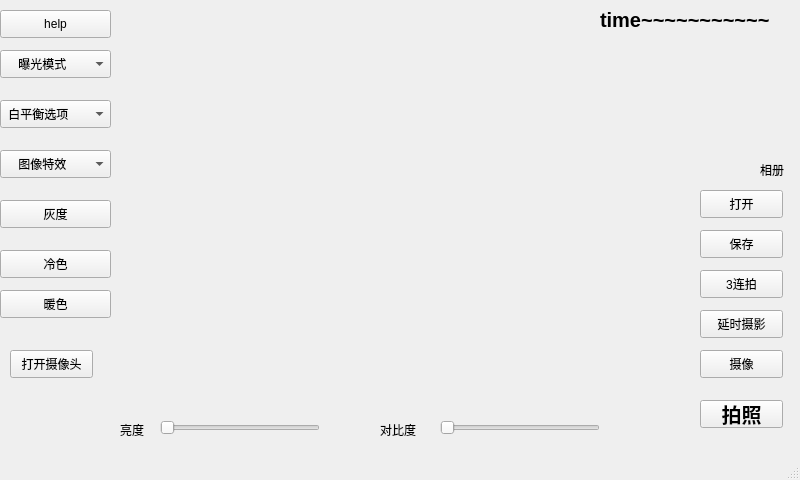
<?xml version="1.0" encoding="UTF-8"?>
<ui version="4.0">
 <class>MainWindow</class>
 <widget class="QMainWindow" name="MainWindow">
  <property name="geometry">
   <rect>
    <x>0</x>
    <y>0</y>
    <width>800</width>
    <height>480</height>
   </rect>
  </property>
  <property name="minimumSize">
   <size>
    <width>800</width>
    <height>480</height>
   </size>
  </property>
  <property name="maximumSize">
   <size>
    <width>800</width>
    <height>480</height>
   </size>
  </property>
  <property name="windowTitle">
   <string>MainWindow</string>
  </property>
  <widget class="QWidget" name="centralWidget">
   <widget class="QLabel" name="timelabel">
    <property name="geometry">
     <rect>
      <x>600</x>
      <y>10</y>
      <width>191</width>
      <height>20</height>
     </rect>
    </property>
    <property name="font">
     <font>
      <pointsize>15</pointsize>
      <weight>75</weight>
      <bold>true</bold>
     </font>
    </property>
    <property name="text">
     <string>time~~~~~~~~~~~</string>
    </property>
   </widget>
   <widget class="QLabel" name="LB1">
    <property name="geometry">
     <rect>
      <x>110</x>
      <y>0</y>
      <width>491</width>
      <height>451</height>
     </rect>
    </property>
    <property name="text">
     <string/>
    </property>
   </widget>
   <widget class="QPushButton" name="pushButton">
    <property name="geometry">
     <rect>
      <x>700</x>
      <y>400</y>
      <width>83</width>
      <height>28</height>
     </rect>
    </property>
    <property name="font">
     <font>
      <pointsize>15</pointsize>
      <weight>75</weight>
      <bold>true</bold>
     </font>
    </property>
    <property name="text">
     <string>拍照</string>
    </property>
   </widget>
   <widget class="QLabel" name="LB2">
    <property name="geometry">
     <rect>
      <x>611</x>
      <y>39</y>
      <width>181</width>
      <height>141</height>
     </rect>
    </property>
    <property name="text">
     <string/>
    </property>
   </widget>
   <widget class="QComboBox" name="CB1">
    <property name="geometry">
     <rect>
      <x>0</x>
      <y>50</y>
      <width>111</width>
      <height>28</height>
     </rect>
    </property>
    <item>
     <property name="text">
      <string>    曝光模式</string>
     </property>
    </item>
    <item>
     <property name="text">
      <string>auto</string>
     </property>
    </item>
    <item>
     <property name="text">
      <string>night</string>
     </property>
    </item>
    <item>
     <property name="text">
      <string>backlight</string>
     </property>
    </item>
    <item>
     <property name="text">
      <string>spotlight</string>
     </property>
    </item>
    <item>
     <property name="text">
      <string>sports</string>
     </property>
    </item>
    <item>
     <property name="text">
      <string>antishake</string>
     </property>
    </item>
    <item>
     <property name="text">
      <string>beach</string>
     </property>
    </item>
    <item>
     <property name="text">
      <string>snow</string>
     </property>
    </item>
    <item>
     <property name="text">
      <string>verylong</string>
     </property>
    </item>
   </widget>
   <widget class="QComboBox" name="CB2">
    <property name="geometry">
     <rect>
      <x>0</x>
      <y>100</y>
      <width>111</width>
      <height>28</height>
     </rect>
    </property>
    <item>
     <property name="text">
      <string> 白平衡选项</string>
     </property>
    </item>
    <item>
     <property name="text">
      <string>off</string>
     </property>
    </item>
    <item>
     <property name="text">
      <string>auto</string>
     </property>
    </item>
    <item>
     <property name="text">
      <string>sun</string>
     </property>
    </item>
    <item>
     <property name="text">
      <string>cloud</string>
     </property>
    </item>
    <item>
     <property name="text">
      <string>shade</string>
     </property>
    </item>
    <item>
     <property name="text">
      <string>tungsten</string>
     </property>
    </item>
    <item>
     <property name="text">
      <string>fluorescent</string>
     </property>
    </item>
    <item>
     <property name="text">
      <string>incandescent</string>
     </property>
    </item>
    <item>
     <property name="text">
      <string>flash</string>
     </property>
    </item>
    <item>
     <property name="text">
      <string>horizon</string>
     </property>
    </item>
   </widget>
   <widget class="QComboBox" name="CB3">
    <property name="geometry">
     <rect>
      <x>0</x>
      <y>150</y>
      <width>111</width>
      <height>28</height>
     </rect>
    </property>
    <item>
     <property name="text">
      <string>    图像特效</string>
     </property>
    </item>
    <item>
     <property name="text">
      <string>none</string>
     </property>
    </item>
    <item>
     <property name="text">
      <string>negative </string>
     </property>
    </item>
    <item>
     <property name="text">
      <string>solarise </string>
     </property>
    </item>
    <item>
     <property name="text">
      <string>posterize </string>
     </property>
    </item>
    <item>
     <property name="text">
      <string>whiteboard </string>
     </property>
    </item>
    <item>
     <property name="text">
      <string>blackboard</string>
     </property>
    </item>
    <item>
     <property name="text">
      <string>sketch</string>
     </property>
    </item>
    <item>
     <property name="text">
      <string>denoise</string>
     </property>
    </item>
    <item>
     <property name="text">
      <string>emboss</string>
     </property>
    </item>
    <item>
     <property name="text">
      <string>oilpaint</string>
     </property>
    </item>
    <item>
     <property name="text">
      <string>hatch</string>
     </property>
    </item>
    <item>
     <property name="text">
      <string>gpen</string>
     </property>
    </item>
    <item>
     <property name="text">
      <string>pastel</string>
     </property>
    </item>
    <item>
     <property name="text">
      <string>watercolour</string>
     </property>
    </item>
    <item>
     <property name="text">
      <string>film</string>
     </property>
    </item>
    <item>
     <property name="text">
      <string>blur</string>
     </property>
    </item>
    <item>
     <property name="text">
      <string>saturation</string>
     </property>
    </item>
   </widget>
   <widget class="QPushButton" name="PB3">
    <property name="geometry">
     <rect>
      <x>700</x>
      <y>230</y>
      <width>83</width>
      <height>28</height>
     </rect>
    </property>
    <property name="text">
     <string>保存</string>
    </property>
   </widget>
   <widget class="QPushButton" name="PB2">
    <property name="geometry">
     <rect>
      <x>700</x>
      <y>190</y>
      <width>83</width>
      <height>28</height>
     </rect>
    </property>
    <property name="text">
     <string>打开</string>
    </property>
   </widget>
   <widget class="QPushButton" name="pushButton_2">
    <property name="geometry">
     <rect>
      <x>0</x>
      <y>200</y>
      <width>111</width>
      <height>28</height>
     </rect>
    </property>
    <property name="text">
     <string>灰度</string>
    </property>
   </widget>
   <widget class="QPushButton" name="PB4">
    <property name="geometry">
     <rect>
      <x>0</x>
      <y>250</y>
      <width>111</width>
      <height>28</height>
     </rect>
    </property>
    <property name="text">
     <string>冷色</string>
    </property>
   </widget>
   <widget class="QPushButton" name="PB5">
    <property name="geometry">
     <rect>
      <x>0</x>
      <y>290</y>
      <width>111</width>
      <height>28</height>
     </rect>
    </property>
    <property name="text">
     <string>暖色</string>
    </property>
   </widget>
   <widget class="QPushButton" name="pushButton_3">
    <property name="geometry">
     <rect>
      <x>700</x>
      <y>310</y>
      <width>83</width>
      <height>28</height>
     </rect>
    </property>
    <property name="text">
     <string>延时摄影</string>
    </property>
   </widget>
   <widget class="QPushButton" name="pushButton_4">
    <property name="geometry">
     <rect>
      <x>0</x>
      <y>10</y>
      <width>111</width>
      <height>28</height>
     </rect>
    </property>
    <property name="text">
     <string>help</string>
    </property>
   </widget>
   <widget class="QPushButton" name="pushButton_5">
    <property name="geometry">
     <rect>
      <x>700</x>
      <y>270</y>
      <width>83</width>
      <height>28</height>
     </rect>
    </property>
    <property name="text">
     <string>3连拍</string>
    </property>
   </widget>
   <widget class="QLabel" name="label">
    <property name="geometry">
     <rect>
      <x>760</x>
      <y>160</y>
      <width>31</width>
      <height>20</height>
     </rect>
    </property>
    <property name="text">
     <string>相册</string>
    </property>
   </widget>
   <widget class="QPushButton" name="pushButton_6">
    <property name="geometry">
     <rect>
      <x>700</x>
      <y>350</y>
      <width>83</width>
      <height>28</height>
     </rect>
    </property>
    <property name="text">
     <string>摄像</string>
    </property>
   </widget>
   <widget class="QSlider" name="horizontalSlider">
    <property name="geometry">
     <rect>
      <x>160</x>
      <y>420</y>
      <width>160</width>
      <height>16</height>
     </rect>
    </property>
    <property name="orientation">
     <enum>Qt::Horizontal</enum>
    </property>
   </widget>
   <widget class="QLabel" name="label_2">
    <property name="geometry">
     <rect>
      <x>120</x>
      <y>420</y>
      <width>31</width>
      <height>20</height>
     </rect>
    </property>
    <property name="text">
     <string>亮度</string>
    </property>
   </widget>
   <widget class="QSlider" name="horizontalSlider_2">
    <property name="geometry">
     <rect>
      <x>440</x>
      <y>420</y>
      <width>160</width>
      <height>16</height>
     </rect>
    </property>
    <property name="orientation">
     <enum>Qt::Horizontal</enum>
    </property>
   </widget>
   <widget class="QLabel" name="label_3">
    <property name="geometry">
     <rect>
      <x>380</x>
      <y>420</y>
      <width>62</width>
      <height>20</height>
     </rect>
    </property>
    <property name="text">
     <string>对比度</string>
    </property>
   </widget>
   <widget class="QPushButton" name="open">
    <property name="geometry">
     <rect>
      <x>10</x>
      <y>350</y>
      <width>83</width>
      <height>28</height>
     </rect>
    </property>
    <property name="text">
     <string>打开摄像头</string>
    </property>
   </widget>
  </widget>
  <widget class="QStatusBar" name="statusBar"/>
 </widget>
 <layoutdefault spacing="6" margin="11"/>
 <resources/>
 <connections/>
</ui>
